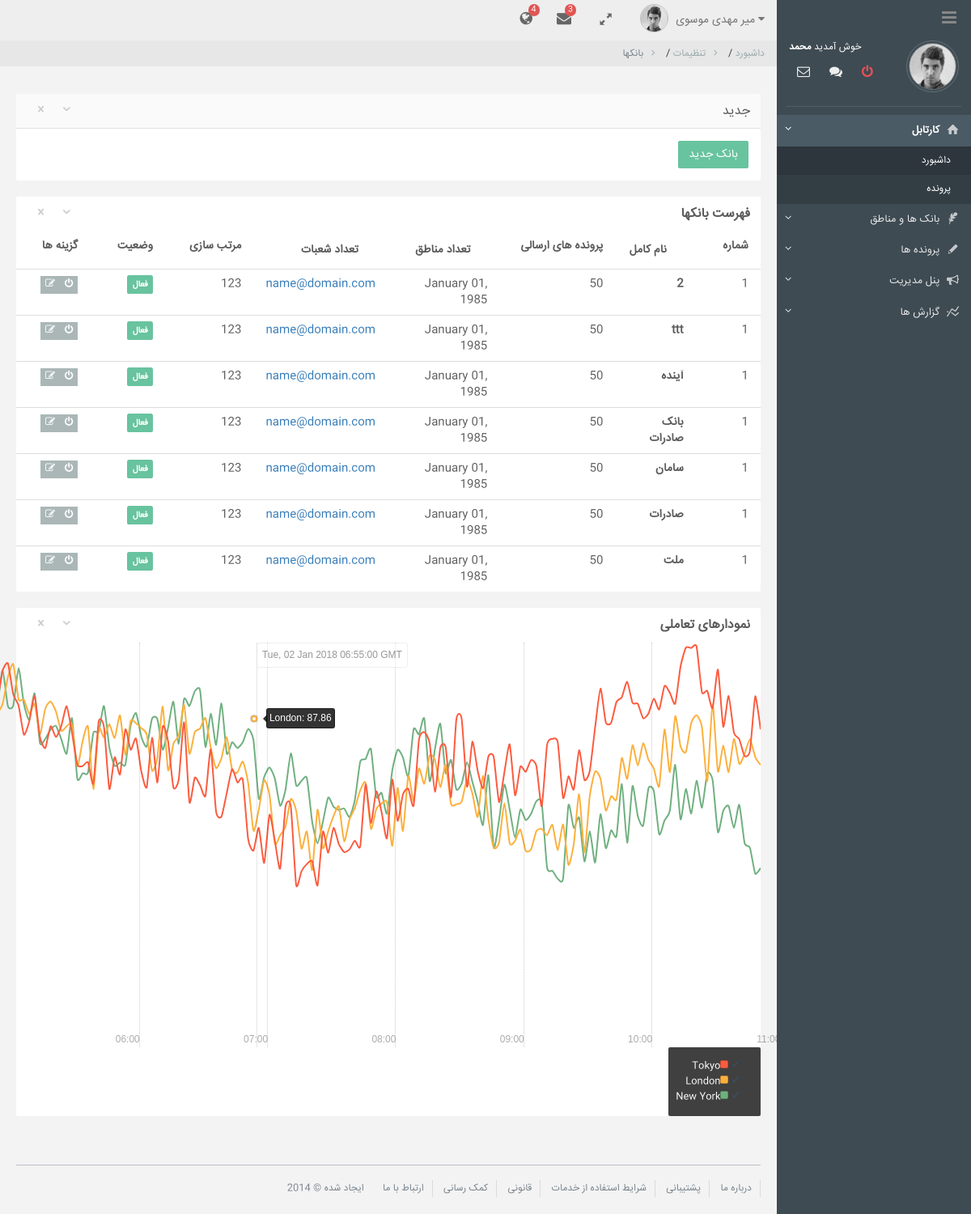
Page /bank/ (signed in) on the earlier database version.
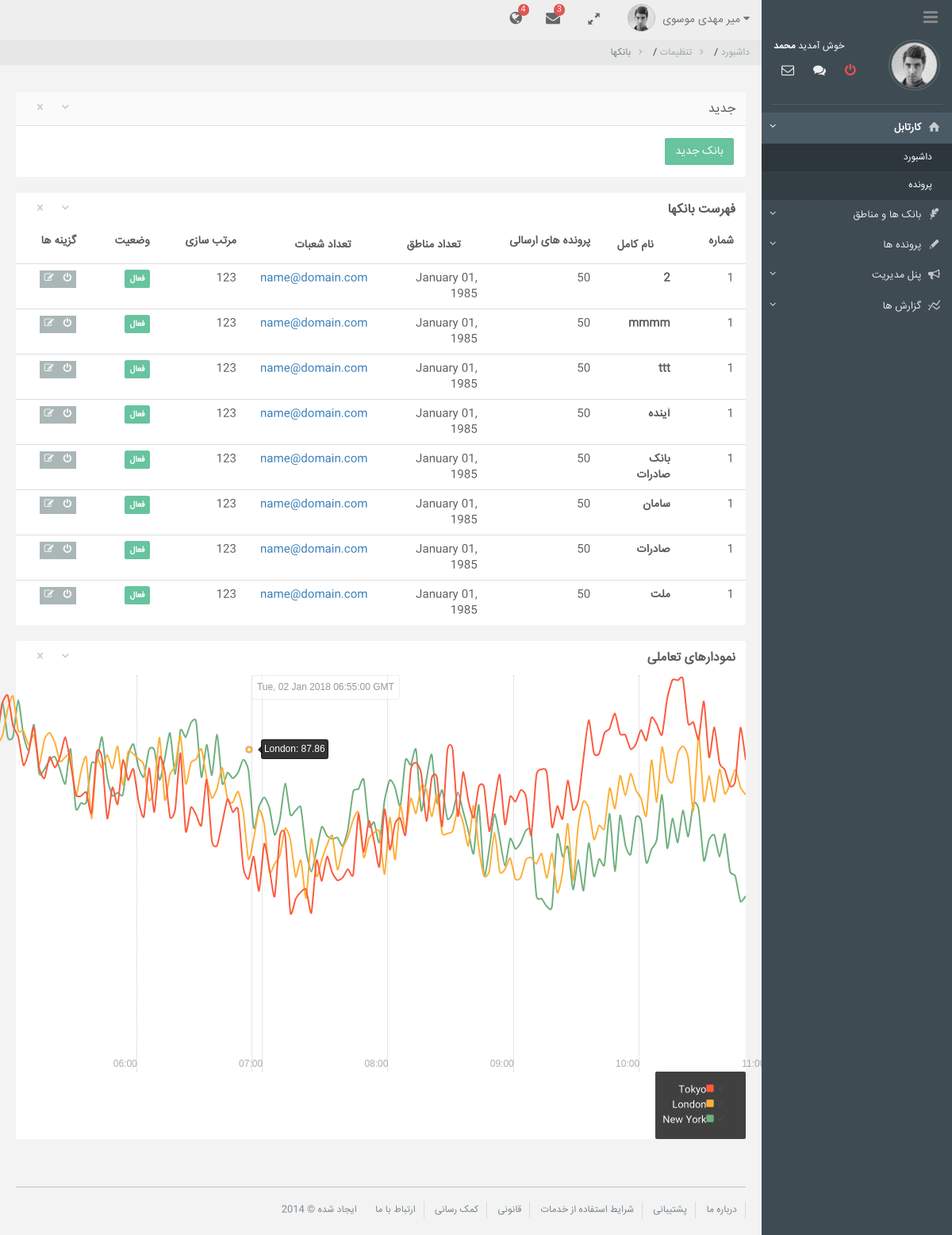
Same page on the later database version.
### bank/models.py (models this page shows)
@python_2_unicode_compatible
class Bank(Base):
    name = models.CharField(_('bank name'), max_length=100, unique=True)
    class Meta:
        ordering = ['name']
        verbose_name = _('bank')
        verbose_name_plural = _('banks')
        db_table = 'banks'
    def __str__(self):
        return self.name

### bank/views.py (the view)
@login_required(login_url='/employee/login/')
def bank_list(request):
    banks = Bank.objects.all()
    return render(request, 'bank/bank/list.html', {'banks': banks})

### bank/templates/bank/bank/list.html (shortened to what the changed rows need)
{% extends 'bank/base.html' %}
{% block content %}
    <ul>
        {% if banks %}
            <div class="row">
                <div class="col-md-12 portlets ui-sortable">
						<div class="widget">
							<div class="widget-header">
								<h2>جدید</h2>
								<div class="additional-btn">
									<a href="#" class="widget-toggle"><i class="icon-down-open-2"></i></a>
									<a href="#" class="widget-close"><i class="icon-cancel-3"></i></a>
								</div>
							</div>
							<div class="widget-content padding" style="display: block;">
								<a href="{% url "bank:new_bank" %}" class="btn btn-success">بانک جدید</a>
							</div>
						</div>
					</div>
            </div>
            <div class="row">
					<div class="col-md-12">
						<div class="widget">
							<div class="widget-header transparent">
								<h2><strong>فهرست بانکها</strong> </h2>
								<div class="additional-btn">
									<a href="#" class="widget-toggle"><i class="icon-down-open-2"></i></a>
									<a href="#" class="widget-close"><i class="icon-cancel-3"></i></a>
								</div>
							</div>
							<div class="widget-content">
								<div class="table-responsive">
									<table data-sortable="" class="table" data-sortable-initialized="true">
										<thead>
											<tr>
												<th>شماره</th>
												<th>نام کامل</th>
												<th>پرونده های ارسالی</th>
												<th>تعداد مناطق</th>
												<th>تعداد شعبات</th>
												<th data-sortable="false">مرتب سازی</th>
												<th>وضعیت</th>
												<th data-sortable="false">گزینه ها</th>
											</tr>
										</thead>
										<tbody>
                                            {% for bank in banks %}
                                                <tr>
                                                    <td>1</td>
                                                    <td><strong>{{ bank }}</strong></td>
                                                    <td>50</td><td>January 01, 1985</td><td><a href="mailto:#">name@domain.com</a></td>
                                                    <td>123</td><td><span class="label label-success">فعال</span></td>
                                                    <td>
                                                        <div class="btn-group btn-group-xs">
                                                            <a data-toggle="tooltip" title="خاموش" class="btn btn-default"><i class="fa fa-power-off"></i></a>
                                                            <a href="{% url "bank:edit_bank" bank.id %}" data-toggle="tooltip" title="ویرایش" class="btn btn-default"><i class="fa fa-edit"></i></a>
                                                        </div>
                                                    </td>
                                                </tr>
                                            {% endfor %}
										</tbody>
									</table>
								</div>
							</div>
						</div>
					</div>
				</div>
            <div class="row">
					<div class="col-md-12 portlets ui-sortable">
						<div class="widget">
							<div class="widget-header transparent">
								<h2><strong>نمودارهای تعاملی</strong></h2>
								<div class="additional-btn">
									<a href="#" class="widget-toggle"><i class="icon-down-open-2"></i></a>
									<a href="#" class="widget-close"><i class="icon-cancel-3"></i></a>
								</div>
							</div>
							<div class="widget-content">
								<div id="chart-5" class="rickshaw_graph"><div class="detail" style="left: 296.879px;"><div class="x_label left">Tue, 02 Jan 2018 06:55:00 GMT</div><div class="item active left" style="top: 93.2613px;">London:&nbsp;87.86</div><div class="dot active" style="top: 93.2613px; border-color: rgb(252, 176, 60);"></div></div><div class="x_tick plain" style="left: 151.738px;"><div class="title">06:00</div></div><div class="x_tick plain" style="left: 310.074px;"><div class="title">07:00</div></div><div class="x_tick plain" style="left: 468.409px;"><div class="title">08:00</div></div><div class="x_tick plain" style="left: 626.745px;"><div class="title">09:00</div></div><div class="x_tick plain" style="left: 785.081px;"><div class="title">10:00</div></div><div class="x_tick plain" style="left: 943.416px;"><div class="title">11:00</div></div></div>
								<div id="legend_container">
									<div id="legend" class="rickshaw_legend"><ul class="ui-sortable"><li class="line"><a class="action">✔</a><div class="swatch" style="background-color: rgb(252, 91, 63);"></div><span class="label">Tokyo</span></li><li class="line"><a class="action">✔</a><div class="swatch" style="background-color: rgb(252, 176, 60);"></div><span class="label">London</span></li><li class="line"><a class="action">✔</a><div class="swatch" style="background-color: rgb(111, 176, 127);"></div><span class="label">New York</span></li></ul></div>
								</div>
							</div>
						</div>
					</div>
				</div>
        {% endif %}
    </ul>
{% endblock %}

Differences in the rows shown:
added Bank: name "mmmm"
